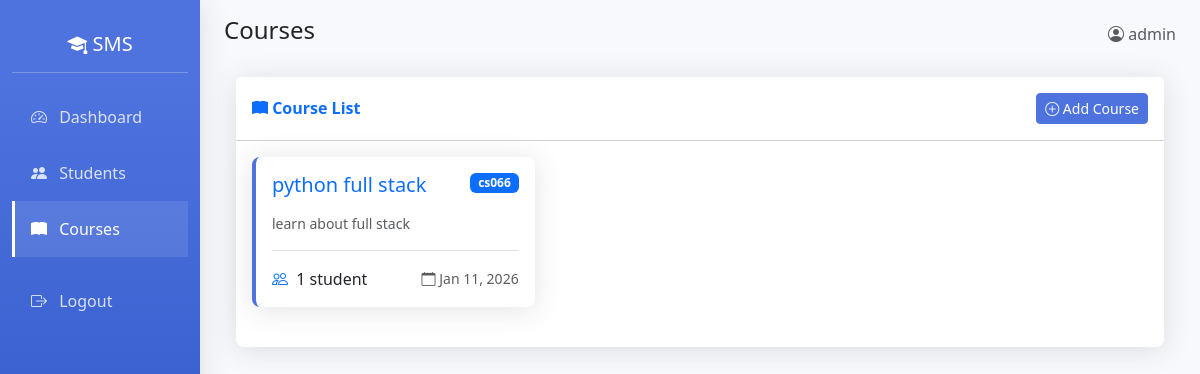
The app's page /courses/ (signed in) with its own data.
### students/models.py (models this page shows, shortened)
class Course(models.Model):
    name = models.CharField(max_length=100)
    code = models.CharField(max_length=20, unique=True)
    description = models.TextField(blank=True)
    created_at = models.DateTimeField(auto_now_add=True)
    class Meta:
        ordering = ['name']

### students/views.py (the view)
# urls.py: path('courses/', views.course_list_view, name='course_list'),
@login_required
def course_list_view(request):
    courses = Course.objects.annotate(
        student_count=Count('students')
    ).all()
    return render(request, 'students/course_list.html', {'courses': courses})

### students/templates/students/course_list.html (shortened to what this page needs)
{% extends 'students/base.html' %}
{% block page_title %}Courses{% endblock %}
{% block content %}
<div class="container-fluid">
    <div class="card">
        <div class="card-header bg-white py-3">
            <div class="row align-items-center">
                <div class="col">
                    <h6 class="m-0 fw-bold text-primary">
                        <i class="bi bi-book-fill"></i> Course List
                    </h6>
                </div>
                <div class="col-auto">
                    <a href="{% url 'course_create' %}" class="btn btn-primary btn-sm">
                        <i class="bi bi-plus-circle"></i> Add Course
                    </a>
                </div>
            </div>
        </div>
        <div class="card-body">
            {% if courses %}
            <div class="row">
                {% for course in courses %}
                <div class="col-md-6 col-lg-4 mb-4">
                    <div class="card h-100" style="border-left: 4px solid #4e73df;">
                        <div class="card-body">
                            <div class="d-flex justify-content-between align-items-start mb-2">
                                <h5 class="card-title text-primary">{{ course.name }}</h5>
                                <span class="badge bg-primary">{{ course.code }}</span>
                            </div>
                            {% if course.description %}
                            <p class="card-text text-muted small">
                                {{ course.description|truncatewords:20 }}
                            </p>
                            {% else %}
                            <p class="card-text text-muted small fst-italic">
                                No description available
                            </p>
                            {% endif %}
                            <div class="mt-3 pt-3 border-top">
                                <div class="d-flex justify-content-between align-items-center">
                                    <div>
                                        <i class="bi bi-people text-primary"></i>
                                        <span class="ms-1">
                                            {{ course.student_count }}
                                            student{{ course.student_count|pluralize }}
                                        </span>
                                    </div>
                                    <small class="text-muted">
                                        <i class="bi bi-calendar"></i>
                                        {{ course.created_at|date:"M d, Y" }}
                                    </small>
                                </div>
                            </div>
                        </div>
                    </div>
                </div>
                {% endfor %}
            </div>
            {% endif %}
        </div>
    </div>
</div>
{% endblock %}

### students/templates/students/base.html (shortened to what this page needs)
<!DOCTYPE html>
<html lang="en">
<head>
    <link href="https://cdn.jsdelivr.net/npm/bootstrap@5.3.0/dist/css/bootstrap.min.css" rel="stylesheet">
    <link rel="stylesheet" href="https://cdn.jsdelivr.net/npm/bootstrap-icons@1.10.0/font/bootstrap-icons.css">
</head>
<body>
    {% if user.is_authenticated %}
    <div class="container-fluid">
        <div class="row">
            <nav class="col-md-2 d-none d-md-block sidebar">
                <div class="position-sticky pt-3">
                    <h5 class="text-white text-center py-3 mb-3 border-bottom border-white border-opacity-25">
                        <i class="bi bi-mortarboard-fill"></i> SMS
                    </h5>
                    <ul class="nav flex-column">
                        <li class="nav-item">
                            <a class="nav-link {% if request.resolver_match.url_name == 'dashboard' %}active{% endif %}"
                               href="{% url 'dashboard' %}">
                                <i class="bi bi-speedometer2"></i> Dashboard
                            </a>
                        </li>
                        <li class="nav-item">
                            <a class="nav-link {% if 'student' in request.resolver_match.url_name %}active{% endif %}"
                               href="{% url 'student_list' %}">
                                <i class="bi bi-people-fill"></i> Students
                            </a>
                        </li>
                        <li class="nav-item">
                            <a class="nav-link {% if 'course' in request.resolver_match.url_name %}active{% endif %}"
                               href="{% url 'course_list' %}">
                                <i class="bi bi-book-fill"></i> Courses
                            </a>
                        </li>
                        <li class="nav-item mt-3">
                            <a class="nav-link" href="{% url 'logout' %}">
                                <i class="bi bi-box-arrow-right"></i> Logout
                            </a>
                        </li>
                    </ul>
                </div>
            </nav>
            <main class="col-md-10 ms-sm-auto px-md-4">
                <div class="d-flex justify-content-between align-items-center pt-3 pb-2 mb-3 d-none d-md-flex">
                    <h1 class="h4">{% block page_title %}Dashboard{% endblock %}</h1>
                    <div class="text-muted">
                        <i class="bi bi-person-circle"></i>
                        {{ user.first_name|default:user.username }}
                    </div>
                </div>
                {% block content %}{% endblock %}
            </main>
        </div>
    </div>
    {% else %}
    {% block auth_content %}{% endblock %}
    {% endif %}
</body>
</html>

### students/templates/students/base.html (style rules this page uses)
:root { --primary-color: #4e73df; --secondary-color: #858796; --success-color: #1cc88a; --info-color: #36b9cc; --warning-color: #f6c23e; --danger-color: #e74a3b; }
body { font-family: 'Segoe UI', Tahoma, Geneva, Verdana, sans-serif; background-color: #f8f9fc; }
.sidebar { min-height: 100vh; background: linear-gradient(180deg, #4e73df 10%, #224abe 100%); box-shadow: 0 0.15rem 1.75rem 0 rgba(58, 59, 69, 0.15); }
.sidebar .nav-link { color: rgba(255, 255, 255, 0.8); padding: 1rem; border-left: 3px solid transparent; }
.sidebar .nav-link:hover, .sidebar .nav-link.active { color: #fff; background-color: rgba(255, 255, 255, 0.1); border-left-color: #fff; }
.sidebar .nav-link i { margin-right: 0.5rem; }
.card { border: none; border-radius: 0.5rem; box-shadow: 0 0.15rem 1.75rem 0 rgba(58, 59, 69, 0.15); }
.btn-primary { background-color: var(--primary-color); border-color: var(--primary-color); }

### records on screen
Course: name "python full stack", code "cs066", description "learn about full stack", student_count "1", created_at "Jan 11, 2026"

### other values on screen
{{ user.first_name|default:user.username }} "admin"
